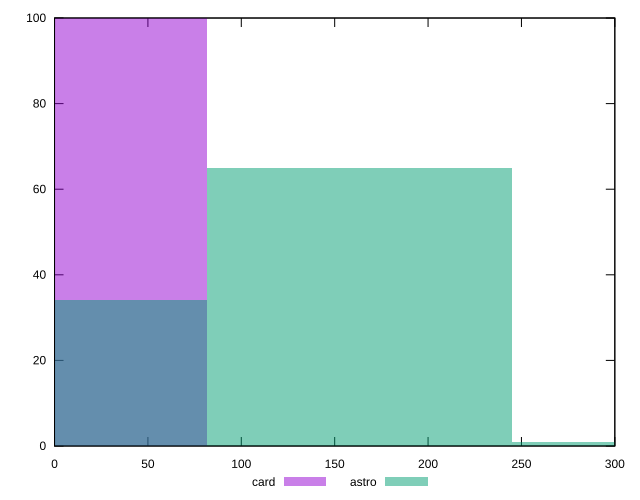

Here is the gnuplot script that generated this plot:
reset

$card <<EOF
0 100
EOF

$astro <<EOF
326.4856630275283 1
0 34
163.24283151376414 65
EOF

set key outside below
set boxwidth 163.24283151376414
set xrange [0:300]
set yrange [0:100]
set trange [0:100]
set style fill transparent solid 0.5 noborder
set terminal svg size 640, 500 enhanced background rgb 'white'
set output "reports/report_00032_2021-02-25T10-28-15.087Z/unminified-javascript/comparison/histogram/2_vs_3.svg"

plot $card title "card" with boxes, \
     $astro title "astro" with boxes

reset
